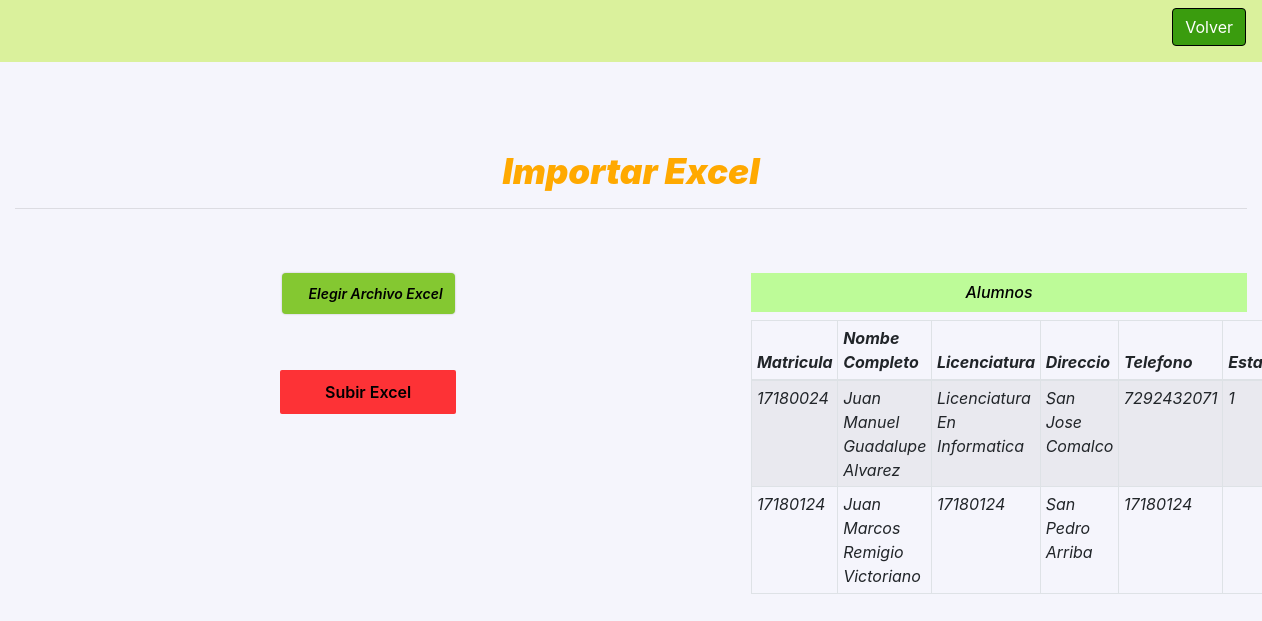
The page /Importar/index.php on the database its author committed.
### tables this page shows
CREATE TABLE `estudiante` (
  `id` int(11) NOT NULL,
  `codigo` varchar(20) NOT NULL,
  `nombre` varchar(30) NOT NULL,
  `carrera` varchar(35) NOT NULL,
  `direccion` text NOT NULL,
  `telefono` varchar(15) NOT NULL,
  `estado` tinyint(1) DEFAULT NULL
);

### Importar/index.php (the view, shortened to what this page needs)
<!DOCTYPE html>
<html>
<head>
  <link rel="stylesheet" href="https://cdnjs.cloudflare.com/ajax/libs/material-design-iconic-font/2.2.0/css/material-design-iconic-font.min.css">
  <link rel="stylesheet" type="text/css" href="css/bootstrap.min.css">
  <link rel="stylesheet" type="text/css" href="css/cargando.css">
  <link rel="stylesheet" type="text/css" href="css/cssGenerales.css">
</head>
<body>
<nav class="navbar navbar-expand-lg navbar-light navbar-dark fixed-top" style="background-color: #daf19c !important;">
    <a href = "http://localhost/biblioteca/estudiantes">
                    <button class="btn btn-primary mb-2" type="button"  name="Cargar excel"> Volver<i i></button>
                    </a>
</nav>
<div class="container">
<h3 class="text-center">
    Importar Excel
</h3>
<hr>
<br><br>
 <div class="row">
    <div class="col-md-7">
      <form action="recibe_excel_validando.php" method="POST" enctype="multipart/form-data"/>
        <div class="file-input text-center">
            <label class="file-input__label" for="file-input">
              <span>Elegir Archivo Excel</span></label
            >
          </div>
      <div class="text-center mt-5">
          <input type="submit" name="subir" class="btn-enviar" value="Subir Excel"/>
      </div>
    </div>
    <div class="col-md-5">
  <?php
  include('config.php');
  $sqlestudiante = ("SELECT * FROM estudiante ORDER BY id ASC");
  $queryData   = mysqli_query($con, $sqlestudiante);
  ?>
      <h6 class="text-center">
        Alumnos
      </h6>
        <table class="table table-bordered table-striped">
          <thead>
            <tr>
              <th>Matricula</th>
              <th>Nombe Completo</th>
              <th>Licenciatura</th>
              <th>Direccio</th>
              <th>Telefono</th>
              <th>Estado</th>
            </tr>
          </thead>
          <tbody>
            <?php
            while ($data = mysqli_fetch_array($queryData)) { ?>
            <tr>
              <td><?php echo $data['codigo']; ?></td>
              <td><?php echo $data['nombre']; ?></td>
              <td><?php echo $data['carrera']; ?></td>
              <td><?php echo $data['direccion']; ?></td>
              <td><?php echo $data['telefono']; ?></td>
              <td><?php echo $data['estado']; ?></td>
            </tr>
          <?php } ?>
          </tbody>
        </table>
    </div>
  </div>
</div>
</body>
</html>

### Importar/css/cssGenerales.css (style rules this page uses)
body { height: 100vh; width: 100%; background-color: #F5F5FC !important; color: #555; }
.file-input__label { cursor: pointer; display: inline-flex; align-items: center; border-radius: 4px; font-size: 14px; font-weight: 600; color: #000000; font-size: 14px; padding: 10px 12px; background-color: #84c831; box-shadow: 0px 0px 2px rgba(0, 0, 0, 0.25); }
.btn-enviar { color: #000000; font-weight: 600; padding: 10px 45px; background-color: rgb(253, 50, 54); border: none; border-radius: 2px; }
h6 { color:#000000; background-color: #bdfb98; padding: 10px 0px; }
h3 { font-size: 35px; font-weight: 900; color: #ffa900; margin-top: 150px; }

### rows shown on the page
estudiante: codigo "17180024", nombre "Juan Manuel Guadalupe Alvarez", carrera "Licenciatura En Informatica", direccion "San Jose Comalco", telefono "7292432071", estado "1"
estudiante: codigo "17180124", nombre "Juan Marcos Remigio Victoriano", carrera "17180124", direccion "San Pedro Arriba", telefono "17180124"
